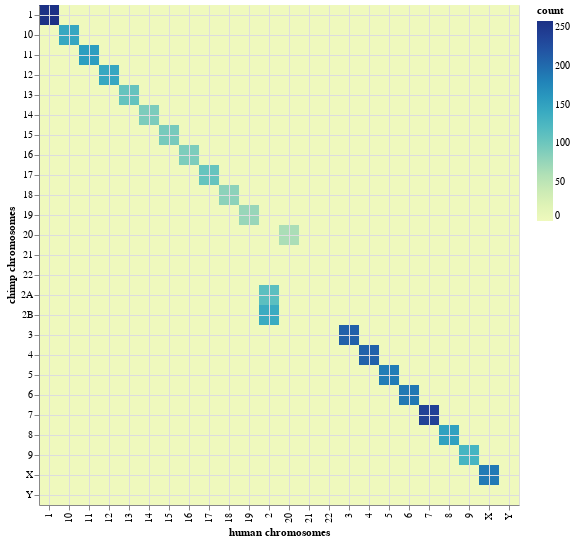

Here is the notebook cell this chart was saved with:
### Code cell
hchr_list = [ '1', '2', '3', '4', '5', '6', '7', '8', '9', '10', 
         '11', '12', '13', '14', '15', '16', '17', '18', '19', '20', 
         '21', '22', 'X', 'Y' ]
cchr_list = [ '1', '2A', '2B', '3', '4', '5', '6', '7', '8', '9', '10', 
         '11', '12', '13', '14', '15', '16', '17', '18', '19', '20', 
         '21', '22', 'X', 'Y' ]

hchrs = [ hval for hval in hchr_list for cval in cchr_list ]
cchrs = [ cval for hval in hchr_list for cval in cchr_list ]
counts = []
for hchr,cchr in zip(hchrs,cchrs):
    xdf = df50[(df50['sp']=='human') & (df50['msp'] == 'chimp') & (df50['chr'] == hchr) & (df50['mchr'] == cchr)]
    count = 0
    if len(xdf) > 0:
        count = xdf.iloc[0]['count']
    counts.append(count)

source = pd.DataFrame({'x': hchrs,
                     'y': cchrs,
                     'z': counts})

alt.Chart(source).mark_rect().encode(
    x=alt.X('x:N', axis=alt.Axis(title='human chromosomes', grid=True, ticks=True)),
    y=alt.Y('y:N', axis=alt.Axis(title='chimp chromosomes', grid=True, ticks=True)),
    color=alt.Color('z:Q', title="count")
)

### Figure 1 — Vega-Lite specification as saved in the notebook (floating-point values rounded to 4 significant figures; data arrays with more than 128 entries replaced by an {"elided": "..."} marker saying what was removed)
{"config": {"view": {"continuousWidth": 400, "continuousHeight": 300}}, "data": {"name": "data-945fff9e24dafdfe111e4da5a52fdfa8"}, "mark": "rect", "encoding": {"color": {"type": "quantitative", "field": "z", "title": "count"}, "x": {"type": "nominal", "axis": {"grid": true, "ticks": true, "title": "human chromosomes"}, "field": "x"}, "y": {"type": "nominal", "axis": {"grid": true, "ticks": true, "title": "chimp chromosomes"}, "field": "y"}}, "$schema": "https://vega.github.io/schema/vega-lite/v4.0.0.json", "datasets": {"data-945fff9e24dafdfe111e4da5a52fdfa8": {"elided": "600 records"}}}
